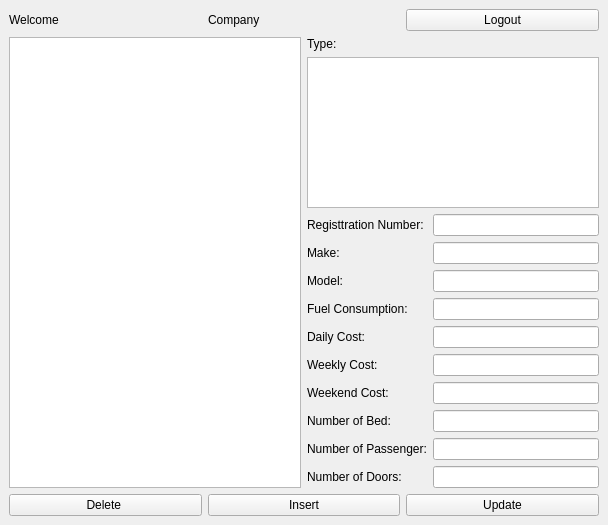
<?xml version="1.0" encoding="UTF-8"?>
<ui version="4.0">
 <class>MainWindow</class>
 <widget class="QMainWindow" name="MainWindow">
  <property name="geometry">
   <rect>
    <x>0</x>
    <y>0</y>
    <width>608</width>
    <height>525</height>
   </rect>
  </property>
  <property name="windowTitle">
   <string>MainWindow</string>
  </property>
  <widget class="QWidget" name="centralwidget">
   <layout class="QVBoxLayout" name="verticalLayout_3">
    <item>
     <layout class="QVBoxLayout" name="verticalLayout_2">
      <item>
       <layout class="QHBoxLayout" name="horizontalLayout">
        <item>
         <widget class="QLabel" name="label">
          <property name="text">
           <string>Welcome </string>
          </property>
         </widget>
        </item>
        <item>
         <widget class="QLabel" name="label_2">
          <property name="text">
           <string>Company</string>
          </property>
         </widget>
        </item>
        <item>
         <widget class="QPushButton" name="logout_button">
          <property name="text">
           <string>Logout</string>
          </property>
         </widget>
        </item>
       </layout>
      </item>
      <item>
       <layout class="QHBoxLayout" name="horizontalLayout_2">
        <item>
         <widget class="QListWidget" name="available_cars_list_widget"/>
        </item>
        <item>
         <layout class="QVBoxLayout" name="verticalLayout">
          <item>
           <widget class="QLabel" name="label_12">
            <property name="text">
             <string>Type:</string>
            </property>
           </widget>
          </item>
          <item>
           <widget class="QListWidget" name="type_list_widget">
            <property name="enabled">
             <bool>true</bool>
            </property>
           </widget>
          </item>
          <item>
           <layout class="QGridLayout" name="gridLayout">
            <item row="4" column="1">
             <widget class="QLineEdit" name="daily_cost_text_box"/>
            </item>
            <item row="6" column="1">
             <widget class="QLineEdit" name="weekend_cost_text_box"/>
            </item>
            <item row="9" column="1">
             <widget class="QLineEdit" name="number_of_doors_text_box"/>
            </item>
            <item row="8" column="1">
             <widget class="QLineEdit" name="number_of_passenger_text_box"/>
            </item>
            <item row="1" column="0">
             <widget class="QLabel" name="label_3">
              <property name="text">
               <string>Make:</string>
              </property>
             </widget>
            </item>
            <item row="5" column="0">
             <widget class="QLabel" name="label_7">
              <property name="text">
               <string>Weekly Cost:</string>
              </property>
             </widget>
            </item>
            <item row="4" column="0">
             <widget class="QLabel" name="label_6">
              <property name="text">
               <string>Daily Cost:</string>
              </property>
             </widget>
            </item>
            <item row="2" column="0">
             <widget class="QLabel" name="label_4">
              <property name="text">
               <string>Model:</string>
              </property>
             </widget>
            </item>
            <item row="7" column="1">
             <widget class="QLineEdit" name="number_of_bed_text_box"/>
            </item>
            <item row="9" column="0">
             <widget class="QLabel" name="label_11">
              <property name="text">
               <string>Number of Doors:</string>
              </property>
             </widget>
            </item>
            <item row="3" column="0">
             <widget class="QLabel" name="label_5">
              <property name="text">
               <string>Fuel Consumption:</string>
              </property>
             </widget>
            </item>
            <item row="8" column="0">
             <widget class="QLabel" name="label_10">
              <property name="text">
               <string>Number of Passenger:</string>
              </property>
             </widget>
            </item>
            <item row="6" column="0">
             <widget class="QLabel" name="label_8">
              <property name="text">
               <string>Weekend Cost:</string>
              </property>
             </widget>
            </item>
            <item row="7" column="0">
             <widget class="QLabel" name="label_9">
              <property name="text">
               <string>Number of Bed:</string>
              </property>
             </widget>
            </item>
            <item row="5" column="1">
             <widget class="QLineEdit" name="weekly_cost_text_box"/>
            </item>
            <item row="3" column="1">
             <widget class="QLineEdit" name="fuel_consumption_text_box"/>
            </item>
            <item row="2" column="1">
             <widget class="QLineEdit" name="model_text_box"/>
            </item>
            <item row="1" column="1">
             <widget class="QLineEdit" name="make_text_box"/>
            </item>
            <item row="0" column="0">
             <widget class="QLabel" name="label_14">
              <property name="text">
               <string>Registtration Number:</string>
              </property>
             </widget>
            </item>
            <item row="0" column="1">
             <widget class="QLineEdit" name="lineEdit"/>
            </item>
           </layout>
          </item>
         </layout>
        </item>
       </layout>
      </item>
      <item>
       <layout class="QHBoxLayout" name="horizontalLayout_3">
        <item>
         <widget class="QPushButton" name="delete_button">
          <property name="text">
           <string>Delete </string>
          </property>
         </widget>
        </item>
        <item>
         <widget class="QPushButton" name="insert_button">
          <property name="text">
           <string>Insert</string>
          </property>
         </widget>
        </item>
        <item>
         <widget class="QPushButton" name="update_button">
          <property name="text">
           <string>Update</string>
          </property>
         </widget>
        </item>
       </layout>
      </item>
     </layout>
    </item>
   </layout>
   <zorder>label</zorder>
   <zorder>logout_button</zorder>
   <zorder>label_2</zorder>
   <zorder>available_cars_list_widget</zorder>
   <zorder>label_3</zorder>
   <zorder>label_4</zorder>
   <zorder>label_5</zorder>
   <zorder>label_6</zorder>
   <zorder>label_7</zorder>
   <zorder>label_8</zorder>
   <zorder>label_9</zorder>
   <zorder>label_10</zorder>
   <zorder>label_11</zorder>
   <zorder>label_12</zorder>
   <zorder>delete_button</zorder>
   <zorder>update_button</zorder>
   <zorder>insert_button</zorder>
   <zorder></zorder>
   <zorder></zorder>
   <zorder>listWidget_3</zorder>
   <zorder></zorder>
  </widget>
 </widget>
 <resources/>
 <connections/>
</ui>
